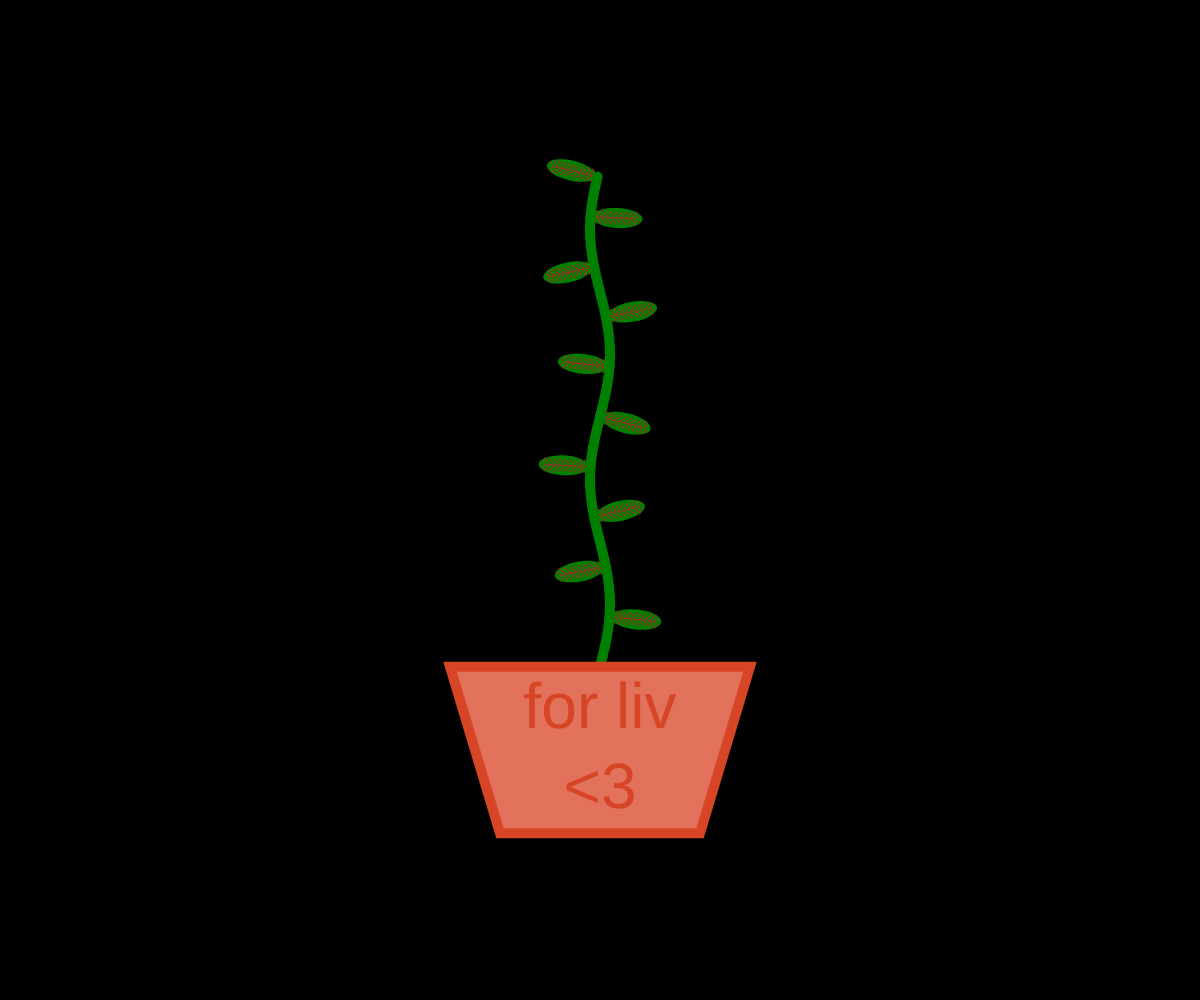
Frame 1 (no input)
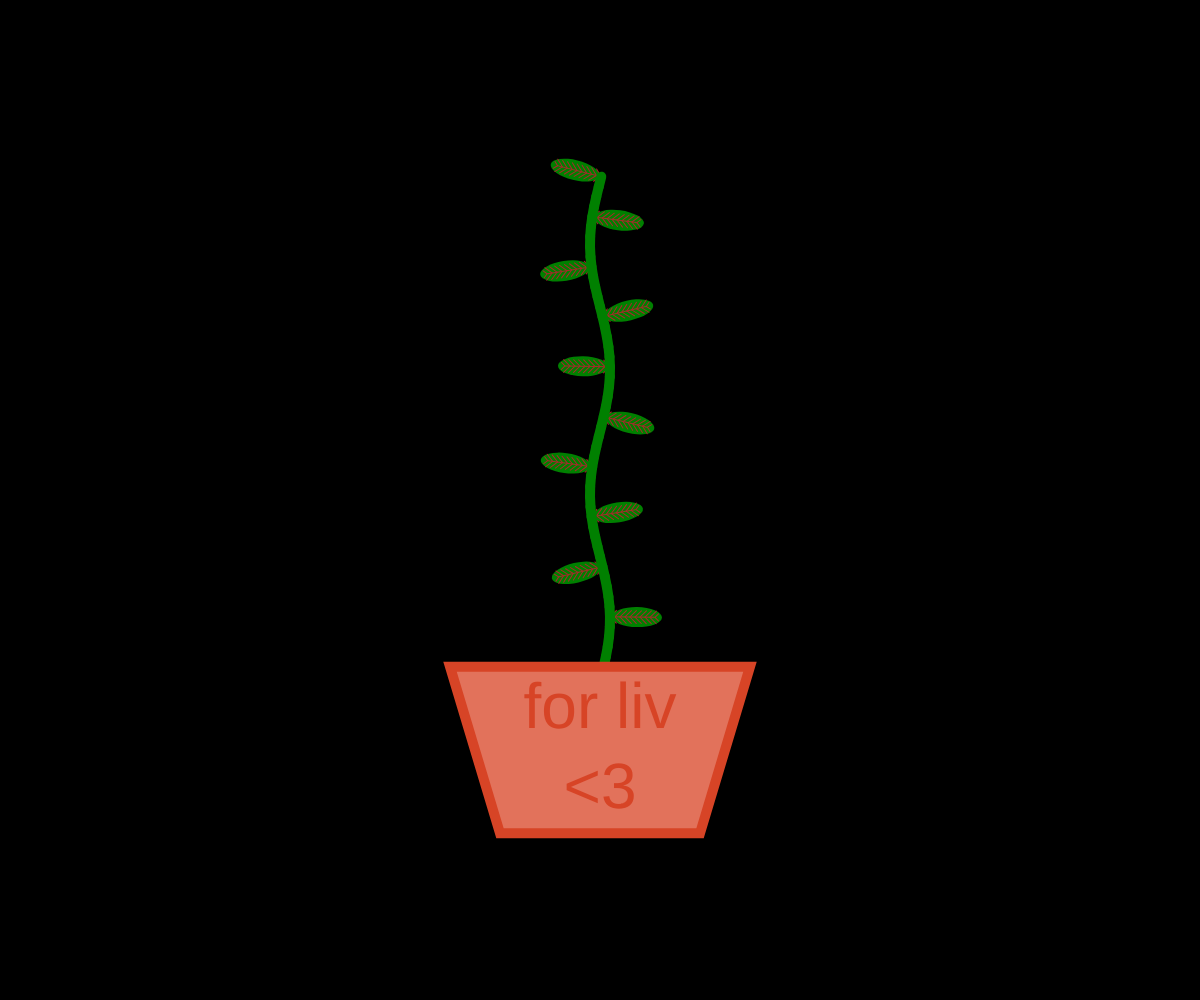
Frame 60 (no input)
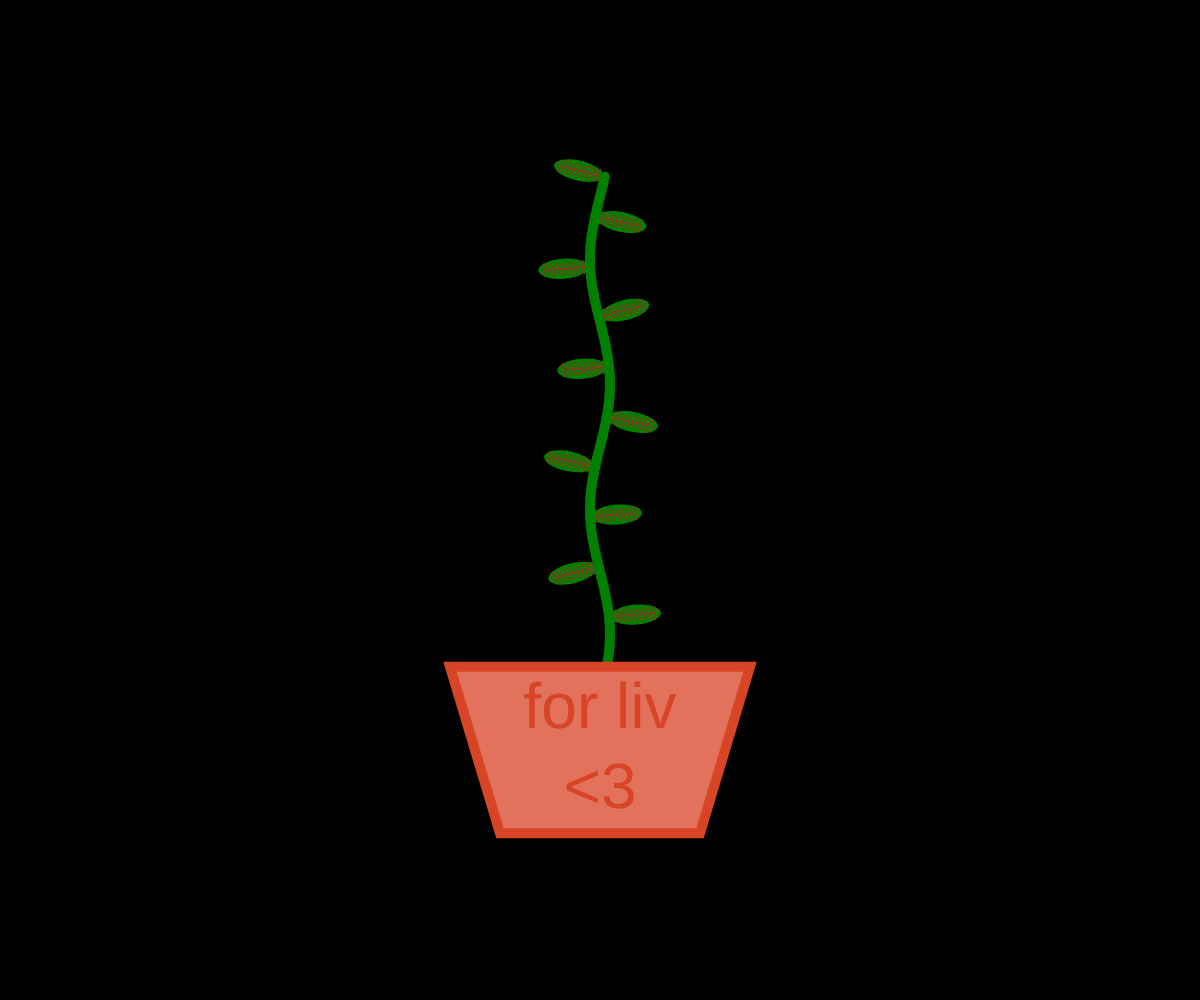
Frame 120 (the mouse pressed at the canvas centre since frame 60)

The p5.js sketch that drew these frames (run headless with seeded random() and noise() and a simulated clock; from frame 60 on, the mouse is pressed at the canvas centre):

// p5.js sketch
// ── sketch.js
let w = window.innerWidth > 0 ? window.innerWidth : screen.width;
let h = window.innerHeight > 0 ? window.innerHeight : screen.height;

let yPotTop = h - h / 3
let yPotBottom = h - h / 6

let xPotTop = Math.max(w / 4, w / 2 - 150)
let xPotTopOther = w - xPotTop

let xPotBottom = Math.max(w / 3, w / 2 - 100)
let xPotBottomOther = w - xPotBottom

let yStemTop = h / 6

function setup() {
  createCanvas(w, h);
}

function draw() {
  background(0);

  let t = millis()

  fill(255);

  drawPlant(t)
  drawPot(t)
}

function drawPlant(t) {
  push()
  stroke(255)
  drawStem(t)

  pop()
}

function drawStem(t) {
  push()
  strokeWeight(10)
  stroke("green")
  strokeCap(ROUND);


  let nPoints = 50
  let nWiggles = 2
  let stemHeight = yStemTop - yPotTop
  let wiggleSize = 10
  let wigglesPerSecond = 0.03

  let leafInds = [5, 10, 15, 20, 25, 30, 35, 40, 45, 49]

  function calcY(i) {
    return yPotTop + i * stemHeight / nPoints 
  }

  function calcX(i) {
    return Math.sin(
      (i / nPoints + wigglesPerSecond * t / 1000)*2*Math.PI*nWiggles
    )*wiggleSize + w/2
  }

  let prev = 0
  let c = 0
  for (let i = 1; i<nPoints; i++) {

    let x0 = calcX(prev)
    let y0 = calcY(prev)
    let x1 = calcX(i)
    let y1 = calcY(i)

    if (leafInds.includes(i)) {
      drawLeaf(
        x1,
        y1,
        Math.atan(-(x1 - x0) / (y1 - y0)) + Math.PI * (c % 2),
        t
      )
      c++
    }
    line(x0, y0, x1, y1)

    prev = i
  }
  pop()
}

function drawLeaf(x, y, angle, t) {
  push()
  translate(x, y)
  rotate(angle)

  let leafLength = 50
  strokeWeight(0)
  fill("green")

  ellipse(leafLength / 2 + 2, 0, leafLength, 20)

  let nVeins = 10

  strokeWeight(1)
  stroke("brown")

  for (let i = 0; i < nVeins; i++) {
    push()
    translate(i / nVeins * leafLength, 0)
    let veinLength = i == (nVeins -1) ? 5 : 9

    rotate(Math.PI/4)
    line(0, 0, veinLength, 0)
    rotate(-2*Math.PI/4)
    line(0, 0, veinLength, 0)

    pop()
  }
  
  line(0, 0, leafLength - leafLength / 9, 0)

  pop()
}

function drawPot(t) {
  push()
  strokeWeight(10);
  strokeCap(ROUND);
  stroke("#d74426");
  fill("#e2725b")
  quad(
    xPotTop, 
    yPotTop,
    xPotTopOther, 
    yPotTop,
    xPotBottomOther,
    yPotBottom,
    xPotBottom,
    yPotBottom,
  )  


  strokeWeight(0);
  fill("#d74426")
  textSize(64)
  textAlign(CENTER, CENTER)
  text("for liv\n<3", w/2, (yPotTop - yPotBottom)/2 + yPotBottom)

  pop()
}
